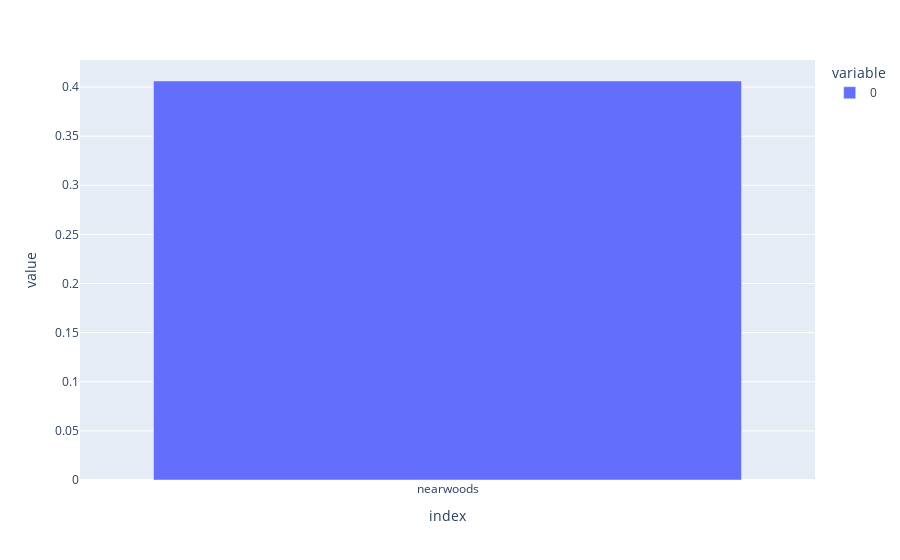

Write notebook code for a chart like this one.
### Code cell
fig = px.bar(bf_prop.sort_values())
fig.show()

### Figure 1 — Plotly figure (JSON) as saved in the notebook; plotly's stock layout.template omitted (floating-point values rounded to 4 significant figures)
{"data": [{"alignmentgroup": "True", "hovertemplate": "variable=0<br>index=%{x}<br>value=%{y}<extra></extra>", "legendgroup": "0", "marker": {"color": "#636efa", "pattern": {"shape": ""}}, "name": "0", "offsetgroup": "0", "orientation": "v", "showlegend": true, "textposition": "auto", "type": "bar", "x": ["nearwoods"], "xaxis": "x", "y": [0.4061], "yaxis": "y"}], "layout": {"barmode": "relative", "legend": {"title": {"text": "variable"}, "tracegroupgap": 0}, "margin": {"t": 60}, "xaxis": {"anchor": "y", "domain": [0, 1], "title": {"text": "index"}}, "yaxis": {"anchor": "x", "domain": [0, 1], "title": {"text": "value"}}}}
